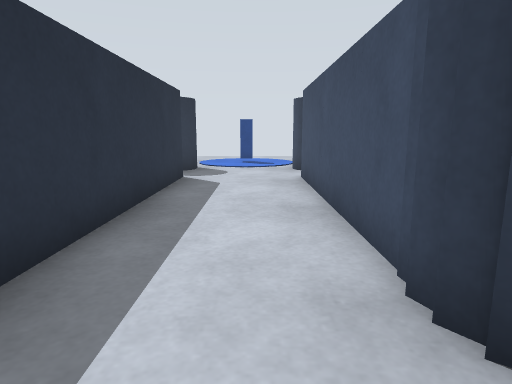
View 1 (above)

18 first-person views from a walk through a world built for the Gazebo simulator. The camera is 0.62 m above the floor, tilts 10° down and sees 75° across. The floor is counted in squares, 0.5 m on a side. Each view is taken from the middle of a square. On the plan, view 1 faces up. The plan holds only what a view shows up to about 14 squares ahead; the rest is blank. The place goes on beyond the plan.

View 2
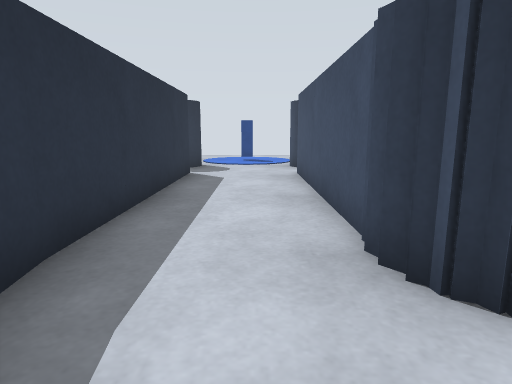

View 3
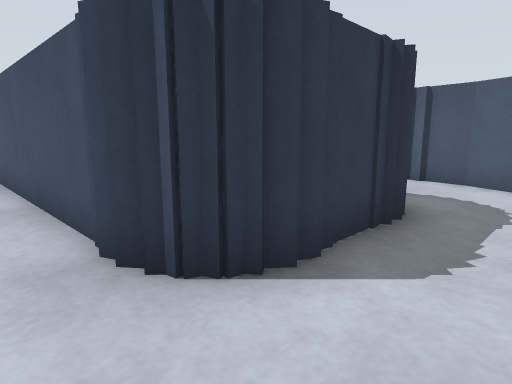

View 4
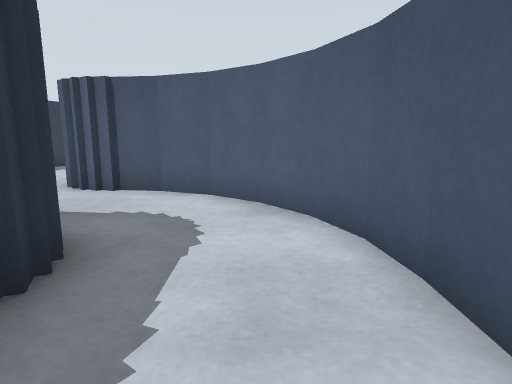

View 5
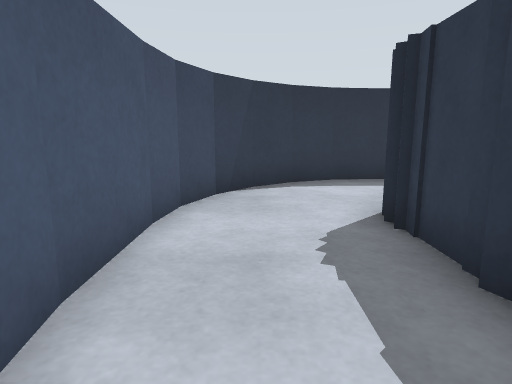

View 6
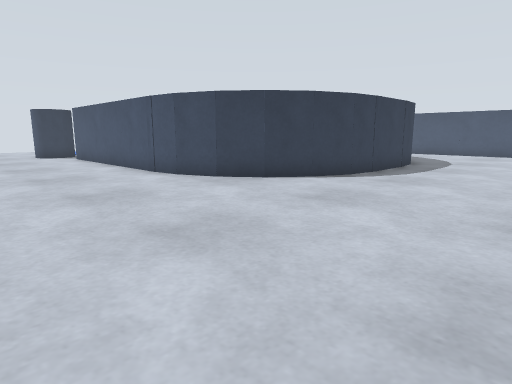

View 7
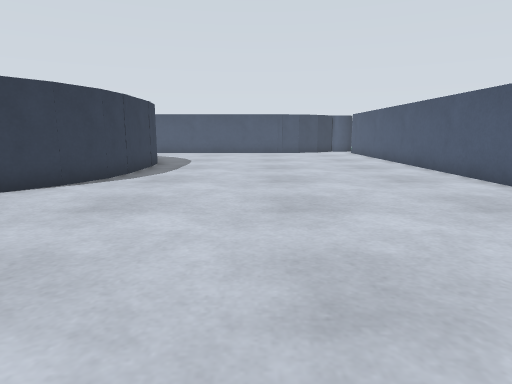

View 8
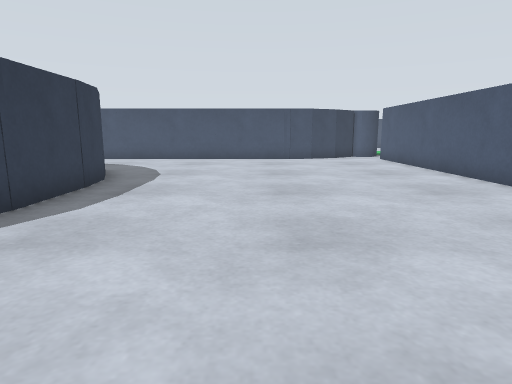

View 9
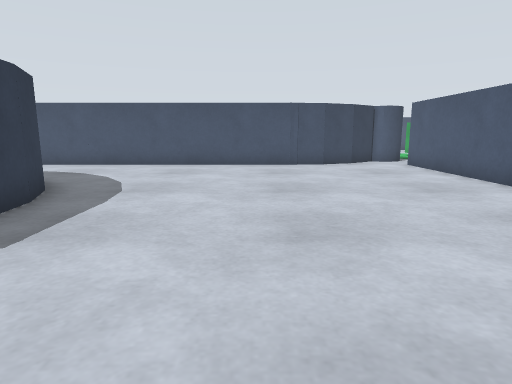

View 10
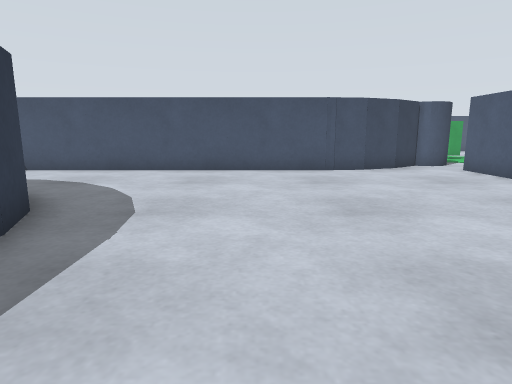

View 11
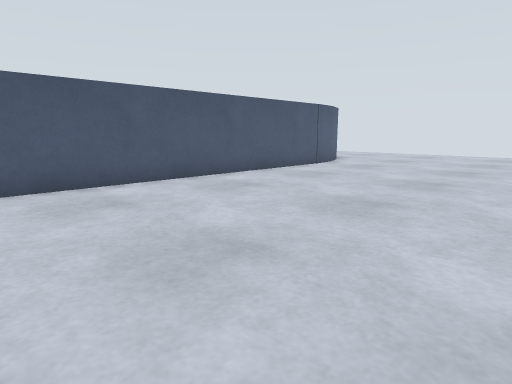

View 12
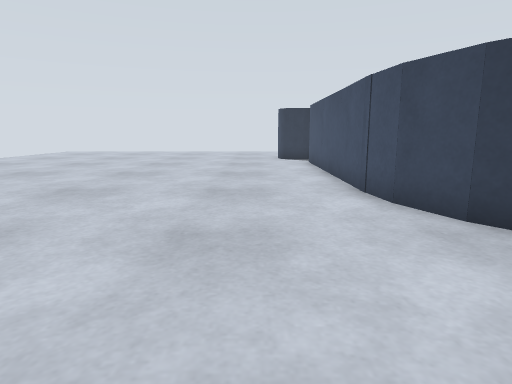

View 13
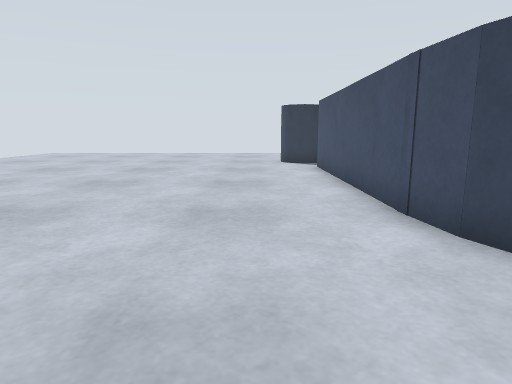

View 14
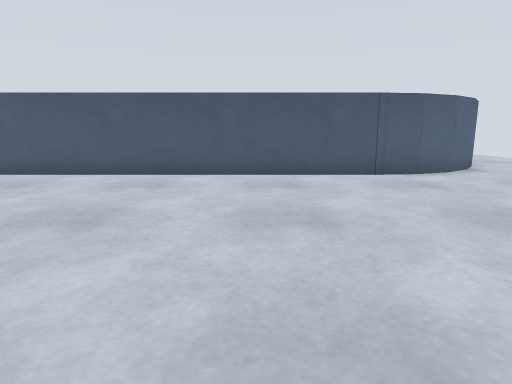

View 15
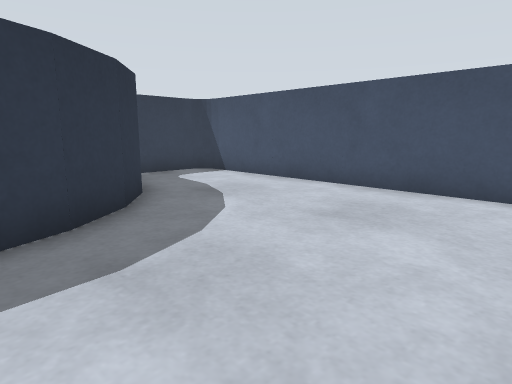

View 16
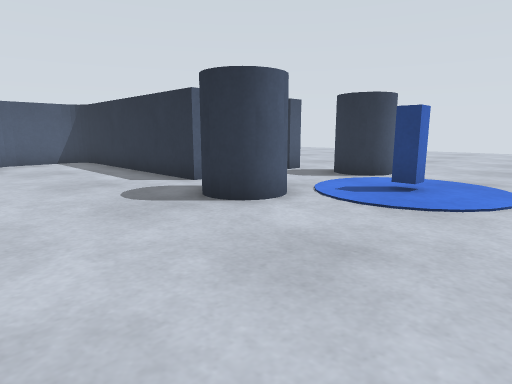

View 17
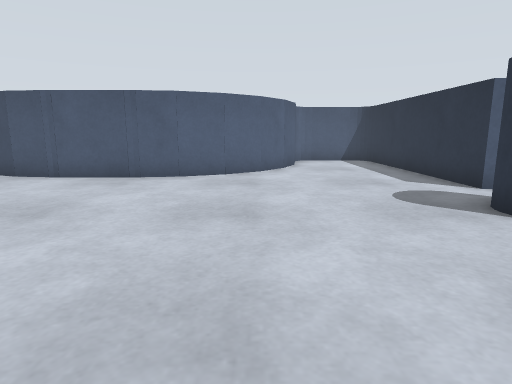

View 18
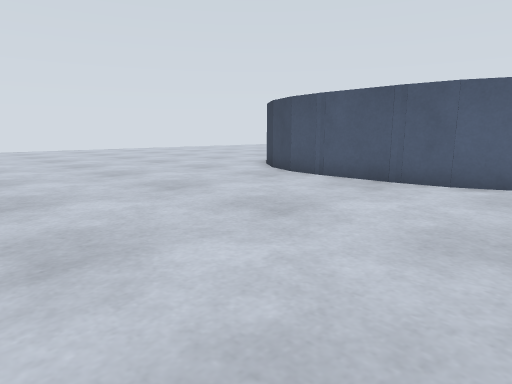

### Floor plan
Points are (right, up) in squares from view 1. A wall is a line through its corners. A room is listed if a view was taken in it or the views show most of it. See-through windows are left out.
Room 1 (views 1, 2, 3, 4, 5, 6, 7, 8, 9, 10, 11, 12, 13, 14, 15)
walls: (2.5, -2.4) (4.6, -2.4); (4.5, -3) (2.4, -3); (3.2, 0.9) (2.7, 1); (4.1, 1) (3.1, 1); (4.5, 1) (4, 0.9); (1.4, 1.7) (1.1, 2.1); (1.3, 2.9) (1.3, 9.6); (-2.7, 2.4) (-2.7, 9.6); (13.3, -8.4) (13.3, 2.1); (12.5, 3) (10.8, 3); (13.3, 2) (13.3, 2.5); (12.8, 2.9) (12.3, 3); (-2.1, 9.6) (-2.1, 2.4); (-8.5, -13) (13.4, -13)
ways out: opening at (-4.4, 9.4) to room 2; opening at (7.5, 2) to room 2
objects: blue box (-3, 1) to (-2, 2); blue box (-2, -1) to (-1, 0); blue box (-2, 0) to (-2, 1); blue box (-1, -2) to (0, -1); blue box (1, -3) to (1, -2); blue box (2, -3) to (2, -2); blue box (5, -3) to (6, -2); blue box (7, -3); blue box (7, -2) to (8, -2); blue box (8, -1) to (9, -1); blue box (9, 0); blue box (9, 1) to (10, 2); blue box (13, -9) to (14, -9); blue box (14, -11) to (14, -10); blue cylinder (15, -13); blue box (15, -12) to (15, -11)
Room 2 (views 16, 17, 18)
walls: (10.5, 7.6) (12.5, 7.6); (9.2, 2.8) (9.6, 3.1); (9.1, 2.4) (9.4, 2.8); (9.1, 2) (9.3, 2.5); (2.6, 1.6) (4.5, 1.6); (2.3, 1.6) (2.8, 1.6); (1.9, 9.6) (1.9, 2.4); (-2.7, 9.6) (-2.1, 9.6)
ways out: opening at (-4.4, 9.4) to room 1; opening at (7.5, 2) to room 1
objects: blue cylinder (-4, 11) to (-2, 13); marker (-1, 14) to (0, 14); blue cylinder (1, 11) to (3, 13); other object (5, 3) to (6, 3); blue box (6, 4) to (6, 5); blue box (7, 5); blue box (7, 6) to (8, 7); blue box (9, 7) to (10, 8); blue box (13, 7) to (14, 8); blue box (15, 6) to (15, 7); blue box (16, 6)

Positions as (right, up) in squares from view 1, and headings:
1: (0, 0), facing up
2: (0, -1), facing up
3: (0, -1), facing up-right
4: (2, -1), facing right
5: (7, -1), facing left
6: (-8, -8), facing up-right
7: (-8, -7), facing right
8: (-3, -7), facing right
9: (0, -7), facing right
10: (2, -6), facing right
11: (3, -5), facing down-left
12: (-5, -5), facing up
13: (-5, -3), facing up
14: (-5, -3), facing down
15: (6, -7), facing up-right
16: (7, 17), facing down-left
17: (7, 17), facing down
18: (7, 16), facing down-right
